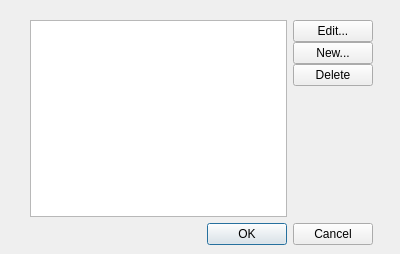
<?xml version="1.0" encoding="UTF-8"?>
<ui version="4.0">
 <class>coursesdialog</class>
 <widget class="QDialog" name="coursesdialog">
  <property name="geometry">
   <rect>
    <x>0</x>
    <y>0</y>
    <width>400</width>
    <height>254</height>
   </rect>
  </property>
  <property name="windowTitle">
   <string>Courses</string>
  </property>
  <widget class="QWidget" name="layoutWidget">
   <property name="geometry">
    <rect>
     <x>30</x>
     <y>20</y>
     <width>343</width>
     <height>225</height>
    </rect>
   </property>
   <layout class="QVBoxLayout" name="verticalLayout_2">
    <item>
     <layout class="QHBoxLayout" name="horizontalLayout">
      <item>
       <widget class="QListWidget" name="coursesList">
        <property name="selectionMode">
         <enum>QAbstractItemView::ExtendedSelection</enum>
        </property>
       </widget>
      </item>
      <item>
       <layout class="QVBoxLayout" name="verticalLayout">
        <property name="spacing">
         <number>0</number>
        </property>
        <property name="sizeConstraint">
         <enum>QLayout::SetNoConstraint</enum>
        </property>
        <item>
         <widget class="QPushButton" name="EditButton">
          <property name="text">
           <string>Edit...</string>
          </property>
         </widget>
        </item>
        <item>
         <widget class="QPushButton" name="newButton">
          <property name="text">
           <string>New...</string>
          </property>
         </widget>
        </item>
        <item>
         <widget class="QPushButton" name="deleteButton">
          <property name="text">
           <string>Delete</string>
          </property>
         </widget>
        </item>
        <item>
         <spacer name="verticalSpacer">
          <property name="orientation">
           <enum>Qt::Vertical</enum>
          </property>
          <property name="sizeHint" stdset="0">
           <size>
            <width>20</width>
            <height>40</height>
           </size>
          </property>
         </spacer>
        </item>
       </layout>
      </item>
     </layout>
    </item>
    <item>
     <widget class="QDialogButtonBox" name="buttonBox">
      <property name="orientation">
       <enum>Qt::Horizontal</enum>
      </property>
      <property name="standardButtons">
       <set>QDialogButtonBox::Cancel|QDialogButtonBox::Ok</set>
      </property>
     </widget>
    </item>
   </layout>
  </widget>
 </widget>
 <tabstops>
  <tabstop>coursesList</tabstop>
  <tabstop>EditButton</tabstop>
  <tabstop>newButton</tabstop>
  <tabstop>deleteButton</tabstop>
  <tabstop>buttonBox</tabstop>
 </tabstops>
 <resources/>
 <connections>
  <connection>
   <sender>buttonBox</sender>
   <signal>accepted()</signal>
   <receiver>coursesdialog</receiver>
   <slot>accept()</slot>
   <hints>
    <hint type="sourcelabel">
     <x>248</x>
     <y>254</y>
    </hint>
    <hint type="destinationlabel">
     <x>157</x>
     <y>274</y>
    </hint>
   </hints>
  </connection>
  <connection>
   <sender>buttonBox</sender>
   <signal>rejected()</signal>
   <receiver>coursesdialog</receiver>
   <slot>reject()</slot>
   <hints>
    <hint type="sourcelabel">
     <x>316</x>
     <y>260</y>
    </hint>
    <hint type="destinationlabel">
     <x>286</x>
     <y>274</y>
    </hint>
   </hints>
  </connection>
 </connections>
</ui>
